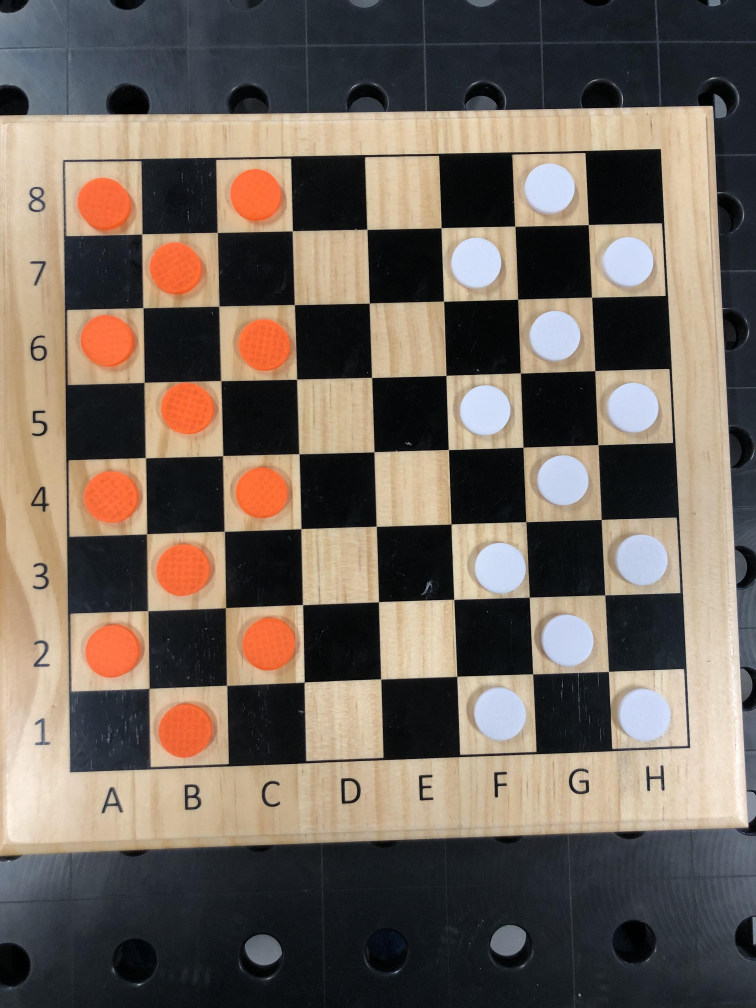
//> input picture ComputerVision_versions/Images/closeup.jpg, 3024 x 4032 px (shown at 1/4 size)
$ ./main   (built with g++ and OpenCV 4)
//> lines starting //> are read from the running program, lines starting //| are printed output that depends on the picture
#include <iostream>
#include "opencv2/imgcodecs.hpp"
#include "opencv2/highgui.hpp"
#include "opencv2/imgproc.hpp"

using namespace cv;
using namespace std;

int main(int argc, char** argv)
{
    //![load]
    const char* filename = argc >=2 ? argv[1] : "/home/emil/closeup.jpg";

    // Loads an image
    Mat src = imread( samples::findFile( filename ), IMREAD_COLOR );
//> src is the input picture: 4032 rows x 3024 cols, CV_8UC3; mean B, G, R 89.7, 99.4, 110.5

    // Check if image is loaded fine
    if(src.empty()){
        printf(" Error opening image\n");
        printf(" Program Arguments: [image_name -- default %s] \n", filename);
        return EXIT_FAILURE;
    }
    //![load]

    //![convert_to_gray]
    int down_width = 1000;
    int down_height = 1300;

    resize(src, src, Size(down_width, down_height), INTER_LINEAR);
//> src: 1300 rows x 1000 cols, CV_8UC3


    Mat gray;
    cvtColor(src, gray, COLOR_BGR2GRAY);
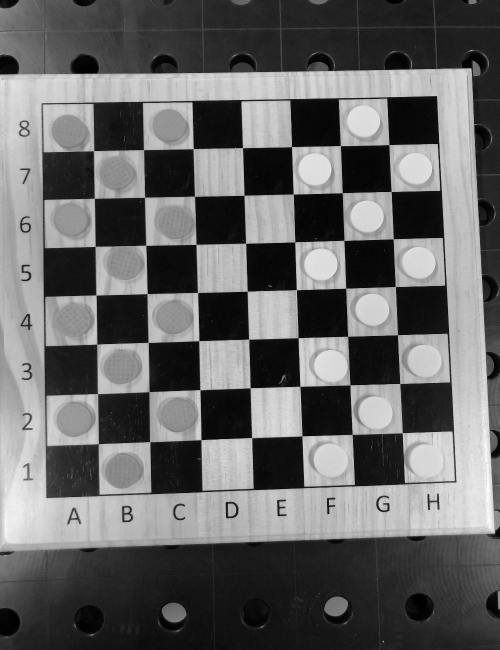
//> gray: 1300 rows x 1000 cols, CV_8UC1 (shown at 1/2 size); min 0, max 254, mean 101.5
    //![convert_to_gray]

    //![reduce_noise]
    medianBlur(gray, gray, 1);
    //![reduce_noise]

    //![houghcircles]
    vector<Vec3f> circles;
    HoughCircles(gray, circles, HOUGH_GRADIENT, 1,
                 gray.rows/30,  // change this value to detect circles with different distances to each other
                 100, 30, 25, 60 // change the last two parameters
                 // (min_radius & max_radius) to detect larger circles
                 );
//> circles = 26 circles (x, y, radius), first 12: [734.5, 432.5, 32.2], [838.5, 525.5, 31.6], [629.5, 337.5, 32.7], [146.5, 839.5, 33.8], [660.5, 919.5, 33.8], [727.5, 242.5, 32.2], [240.5, 735.5, 33.3], [850.5, 722.5, 32.1], [640.5, 526.5, 33.8], [750.5, 824.5, 33.8], [830.5, 335.5, 32.1], [355.5, 829.5, 34.9]
    //![houghcircles]


    //![draw]
    for( size_t i = 0; i < circles.size(); i++ )
    {
        Vec3i c = circles[i];
        Point center = Point(c[0], c[1]);
        // circle center
        circle( src, center, 1, Scalar(0,100,100), 3, LINE_AA);
        // circle outline
        int radius = c[2];
        circle( src, center, radius, Scalar(255,0,255), 3, LINE_AA);

        cout << center << endl;

    }
//> this loop made 26 passes
//> (center, radius) on passes 1 to 12: (Point(734, 432), 32), (Point(838, 526), 32), (Point(630, 338), 33), (Point(146, 840), 34), (Point(660, 920), 34), (Point(728, 242), 32), (Point(240, 736), 33), (Point(850, 722), 32), (Point(640, 526), 34), (Point(750, 824), 34), (Point(830, 336), 32), (Point(356, 830), 35)
//| [734, 432]
//| [838, 526]
//| [630, 338]
//| [146, 840]
//| [660, 920]
//| [728, 242]
//| [240, 736]
//| [850, 722]
//> (output is shown up to pass 8 of 26)
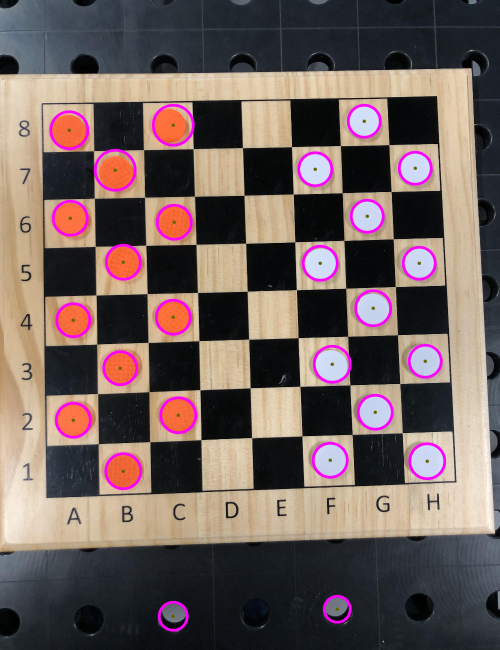
//> src: 1300 rows x 1000 cols, CV_8UC3 (shown at 1/2 size); mean B, G, R 92.3, 95.7, 111.8
    //![draw]


    //![display]
    namedWindow("detected circles", WINDOW_NORMAL);
    imshow("detected circles", src);
    resizeWindow("detected circles", 500, 650);

    waitKey();
    //![display]

    return EXIT_SUCCESS;
}

$ run again, with ComputerVision_versions/Images/chessboard.jpg copied over ComputerVision_versions/Images/closeup.jpg
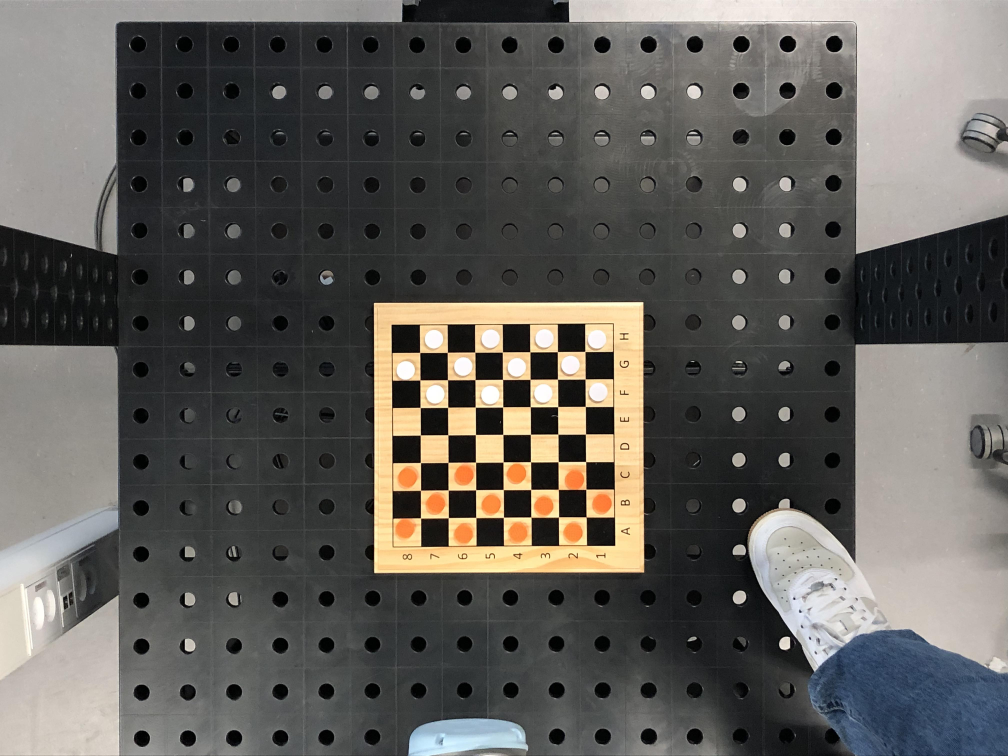
//> input picture ComputerVision_versions/Images/chessboard.jpg, 4032 x 3024 px (shown at 1/4 size)
//> src is the input picture: 3024 rows x 4032 cols, CV_8UC3; mean B, G, R 90.2, 94.4, 96.8
//> `cvtColor(src, gray, COLOR_BGR2GRAY);`:
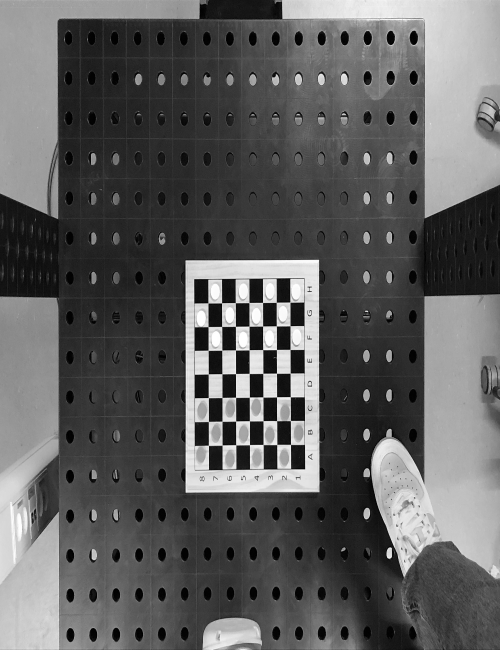
//> gray: 1300 rows x 1000 cols, CV_8UC1 (shown at 1/2 size); min 0, max 255, mean 94.5
//> circles = 1 circle (x, y, radius): [830.5, 1047.5, 40.4]
//> the loop `for( size_t i = 0; i < circles.size(); i++ )` made 1 pass
//> (center, radius) on pass 1: (Point(830, 1048), 40)
//> (printed output is left out)
//> after the loop `for( size_t i = 0; i < circles.size(); i++ )`:
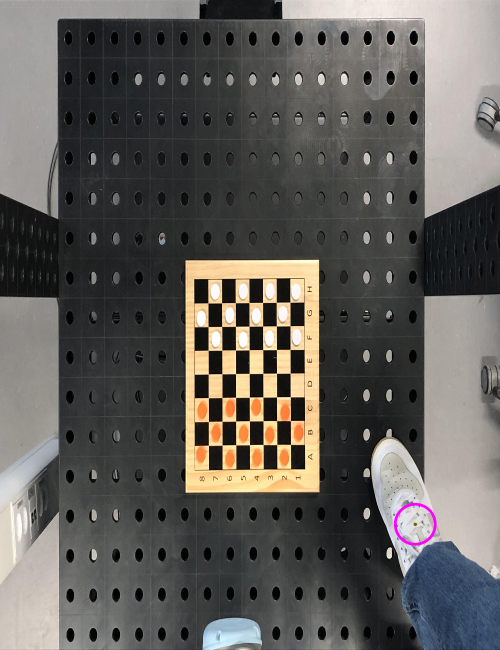
//> src: 1300 rows x 1000 cols, CV_8UC3 (shown at 1/2 size); mean B, G, R 90.2, 94.1, 96.7
